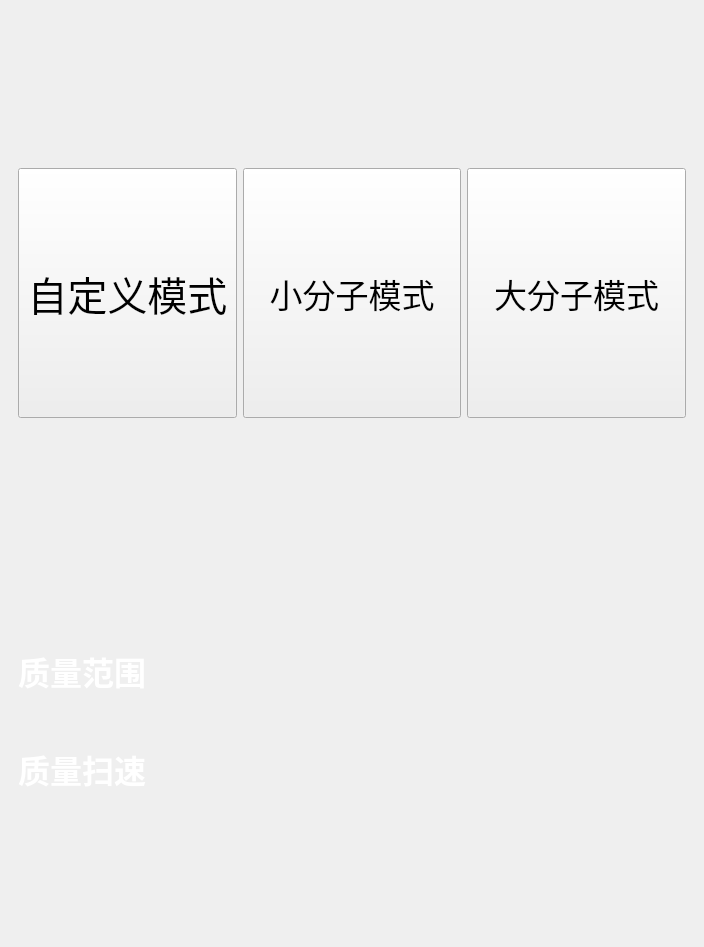
<?xml version="1.0" encoding="UTF-8"?>
<ui version="4.0">
 <class>AllScan</class>
 <widget class="QWidget" name="AllScan">
  <property name="geometry">
   <rect>
    <x>0</x>
    <y>0</y>
    <width>704</width>
    <height>947</height>
   </rect>
  </property>
  <property name="windowTitle">
   <string>Form</string>
  </property>
  <layout class="QVBoxLayout" name="verticalLayout_2">
   <property name="spacing">
    <number>90</number>
   </property>
   <property name="leftMargin">
    <number>9</number>
   </property>
   <property name="topMargin">
    <number>9</number>
   </property>
   <property name="rightMargin">
    <number>9</number>
   </property>
   <property name="bottomMargin">
    <number>9</number>
   </property>
   <item>
    <layout class="QVBoxLayout" name="verticalLayout">
     <property name="spacing">
      <number>50</number>
     </property>
     <property name="topMargin">
      <number>100</number>
     </property>
     <item>
      <widget class="QWidget" name="widget_3" native="true"/>
     </item>
     <item>
      <widget class="QWidget" name="btnWidget" native="true">
       <property name="minimumSize">
        <size>
         <width>100</width>
         <height>0</height>
        </size>
       </property>
       <layout class="QHBoxLayout" name="horizontalLayout_2">
        <item>
         <layout class="QVBoxLayout" name="verticalLayout_9">
          <item>
           <widget class="QPushButton" name="userModelBtn">
            <property name="minimumSize">
             <size>
              <width>0</width>
              <height>250</height>
             </size>
            </property>
            <property name="font">
             <font>
              <pointsize>30</pointsize>
             </font>
            </property>
            <property name="text">
             <string>自定义模式</string>
            </property>
           </widget>
          </item>
         </layout>
        </item>
        <item>
         <layout class="QVBoxLayout" name="verticalLayout_11">
          <item>
           <widget class="QPushButton" name="smallModelBtn">
            <property name="minimumSize">
             <size>
              <width>0</width>
              <height>250</height>
             </size>
            </property>
            <property name="font">
             <font>
              <pointsize>25</pointsize>
             </font>
            </property>
            <property name="text">
             <string>小分子模式</string>
            </property>
           </widget>
          </item>
         </layout>
        </item>
        <item>
         <layout class="QVBoxLayout" name="verticalLayout_10">
          <item>
           <widget class="QPushButton" name="bigModelBtn">
            <property name="minimumSize">
             <size>
              <width>0</width>
              <height>250</height>
             </size>
            </property>
            <property name="font">
             <font>
              <pointsize>25</pointsize>
             </font>
            </property>
            <property name="text">
             <string>大分子模式</string>
            </property>
           </widget>
          </item>
         </layout>
        </item>
       </layout>
      </widget>
     </item>
     <item>
      <spacer name="verticalSpacer">
       <property name="orientation">
        <enum>Qt::Vertical</enum>
       </property>
       <property name="sizeHint" stdset="0">
        <size>
         <width>20</width>
         <height>40</height>
        </size>
       </property>
      </spacer>
     </item>
     <item>
      <widget class="QWidget" name="horizontalWidget" native="true">
       <property name="minimumSize">
        <size>
         <width>300</width>
         <height>0</height>
        </size>
       </property>
       <layout class="QHBoxLayout" name="horizontalLayout">
        <property name="spacing">
         <number>50</number>
        </property>
        <property name="rightMargin">
         <number>200</number>
        </property>
        <item>
         <layout class="QVBoxLayout" name="verticalLayout_4">
          <property name="spacing">
           <number>25</number>
          </property>
          <item>
           <layout class="QVBoxLayout" name="verticalLayout_5">
            <item>
             <widget class="QWidget" name="widget" native="true"/>
            </item>
            <item>
             <widget class="QLabel" name="label">
              <property name="minimumSize">
               <size>
                <width>80</width>
                <height>0</height>
               </size>
              </property>
              <property name="font">
               <font>
                <pointsize>24</pointsize>
                <weight>75</weight>
                <bold>true</bold>
                <kerning>true</kerning>
               </font>
              </property>
              <property name="styleSheet">
               <string notr="true">color: rgb(255, 255, 255);</string>
              </property>
              <property name="text">
               <string>质量范围</string>
              </property>
              <property name="margin">
               <number>5</number>
              </property>
             </widget>
            </item>
           </layout>
          </item>
          <item>
           <layout class="QVBoxLayout" name="verticalLayout_6">
            <item>
             <widget class="QWidget" name="widget_2" native="true"/>
            </item>
            <item>
             <widget class="QLabel" name="label_2">
              <property name="minimumSize">
               <size>
                <width>50</width>
                <height>0</height>
               </size>
              </property>
              <property name="font">
               <font>
                <pointsize>24</pointsize>
                <weight>75</weight>
                <bold>true</bold>
               </font>
              </property>
              <property name="styleSheet">
               <string notr="true">color: rgb(255, 255, 255);</string>
              </property>
              <property name="text">
               <string>质量扫速</string>
              </property>
              <property name="margin">
               <number>5</number>
              </property>
             </widget>
            </item>
           </layout>
          </item>
         </layout>
        </item>
        <item>
         <layout class="QVBoxLayout" name="verticalLayout_3">
          <property name="spacing">
           <number>25</number>
          </property>
          <item>
           <layout class="QVBoxLayout" name="verticalLayout_7">
            <item>
             <layout class="QHBoxLayout" name="horizontalLayout_3">
              <item>
               <spacer name="horizontalSpacer">
                <property name="orientation">
                 <enum>Qt::Horizontal</enum>
                </property>
                <property name="sizeHint" stdset="0">
                 <size>
                  <width>40</width>
                  <height>20</height>
                 </size>
                </property>
               </spacer>
              </item>
             </layout>
            </item>
            <item>
             <layout class="QHBoxLayout" name="doubleSliderLayout">
              <property name="leftMargin">
               <number>30</number>
              </property>
              <property name="topMargin">
               <number>10</number>
              </property>
              <property name="rightMargin">
               <number>30</number>
              </property>
              <property name="bottomMargin">
               <number>10</number>
              </property>
             </layout>
            </item>
           </layout>
          </item>
          <item>
           <layout class="QVBoxLayout" name="verticalLayout_8">
            <item>
             <layout class="QHBoxLayout" name="horizontalLayout_5">
              <item>
               <spacer name="horizontalSpacer_3">
                <property name="orientation">
                 <enum>Qt::Horizontal</enum>
                </property>
                <property name="sizeHint" stdset="0">
                 <size>
                  <width>40</width>
                  <height>20</height>
                 </size>
                </property>
               </spacer>
              </item>
             </layout>
            </item>
            <item>
             <layout class="QHBoxLayout" name="oneSliderLayout">
              <property name="leftMargin">
               <number>30</number>
              </property>
              <property name="topMargin">
               <number>10</number>
              </property>
              <property name="rightMargin">
               <number>30</number>
              </property>
              <property name="bottomMargin">
               <number>10</number>
              </property>
             </layout>
            </item>
           </layout>
          </item>
         </layout>
        </item>
       </layout>
      </widget>
     </item>
     <item>
      <spacer name="verticalSpacer_2">
       <property name="orientation">
        <enum>Qt::Vertical</enum>
       </property>
       <property name="sizeHint" stdset="0">
        <size>
         <width>20</width>
         <height>40</height>
        </size>
       </property>
      </spacer>
     </item>
     <item>
      <layout class="QVBoxLayout" name="verticalLayout_12"/>
     </item>
    </layout>
   </item>
  </layout>
 </widget>
 <resources/>
 <connections/>
</ui>
